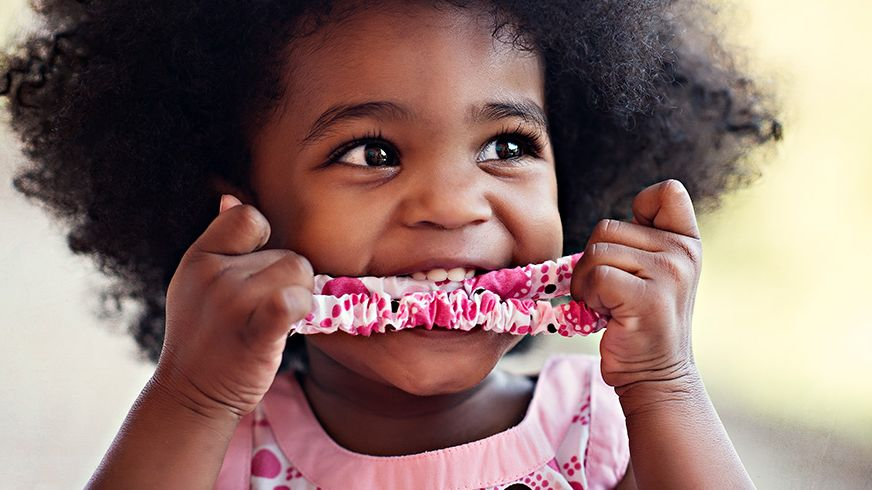
#> input picture images/cutie.jpg, 872 x 490 px, found by its file name
$ python image.py
#> lines starting #> are read from the running program, lines starting #| are printed output that depends on the picture; after the words box and inside, x2 and y2 are one past the last pixel; in counts of white or black regions, pixels touching at a corner belong together
import cv2
import numpy as np

kernel=np.ones((5,5),np.uint8)
# print(kernel)
img=cv2.imread("C:/Users/nepal/OneDrive/Desktop/cutie.jpg")
#> img is the input picture: shape (490, 872, 3); mean B, G, R 110, 115.4, 143
resizeimg=cv2.resize(img,(300,300))
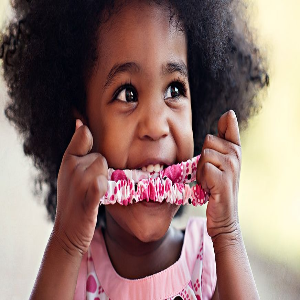
#> resizeimg: shape (300, 300, 3); mean B, G, R 109.9, 115.3, 142.9
# print(img.shape)
grayimg=cv2.cvtColor(resizeimg,cv2.COLOR_BGR2GRAY)
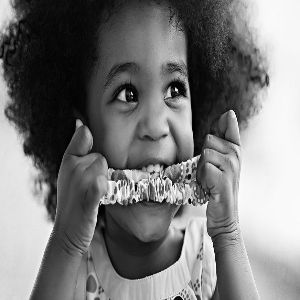
#> grayimg: shape (300, 300); min 0, max 254, mean 122.9
blurimg=cv2.GaussianBlur(grayimg,(11,11),0)
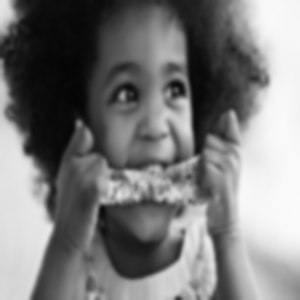
#> blurimg: shape (300, 300); min 4, max 250, mean 122.9
cannyimg=cv2.Canny(resizeimg,150,150)
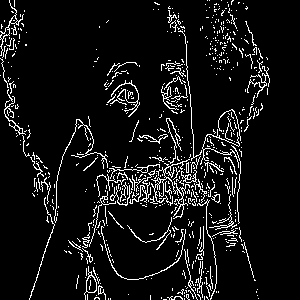
#> cannyimg: shape (300, 300); 7.8% white in thin lines or dots
imgdilation=cv2.dilate(cannyimg,kernel,iterations=1)
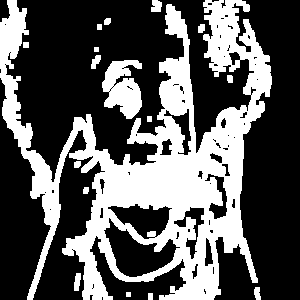
#> imgdilation: shape (300, 300); 35.5% white; 17 white regions, largest, box (x1, y1, x2, y2) and area: (0, 0, 272, 300) 29589, (102, 60, 142, 119) 1554, (151, 0, 162, 12) 110
imgerosion=cv2.erode(imgdilation,kernel,iterations=1)
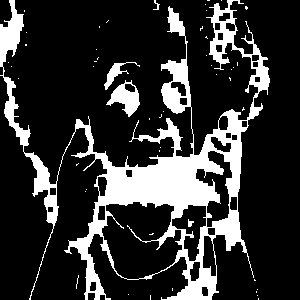
#> imgerosion: shape (300, 300); 19.9% white; 50 white regions (45 under 20 px), largest, box (x1, y1, x2, y2) and area: (0, 0, 270, 300) 16896, (106, 80, 140, 117) 581, (104, 62, 140, 90) 245, (188, 219, 194, 227) 29, (153, 0, 160, 10) 26
imgcropped=resizeimg[0:150,0:150]
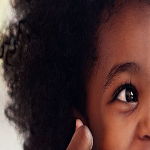
#> imgcropped: shape (150, 150, 3); mean B, G, R 45.1, 47.1, 73
cv2.imshow("Real",resizeimg)
cv2.imshow("Gray",grayimg)
cv2.imshow("blur",blurimg)
cv2.imshow("canny",cannyimg)
cv2.imshow("dilate",imgdilation)
cv2.imshow("erode",imgerosion)
cv2.imshow("cropped",imgcropped)
cv2.waitKey(0)
